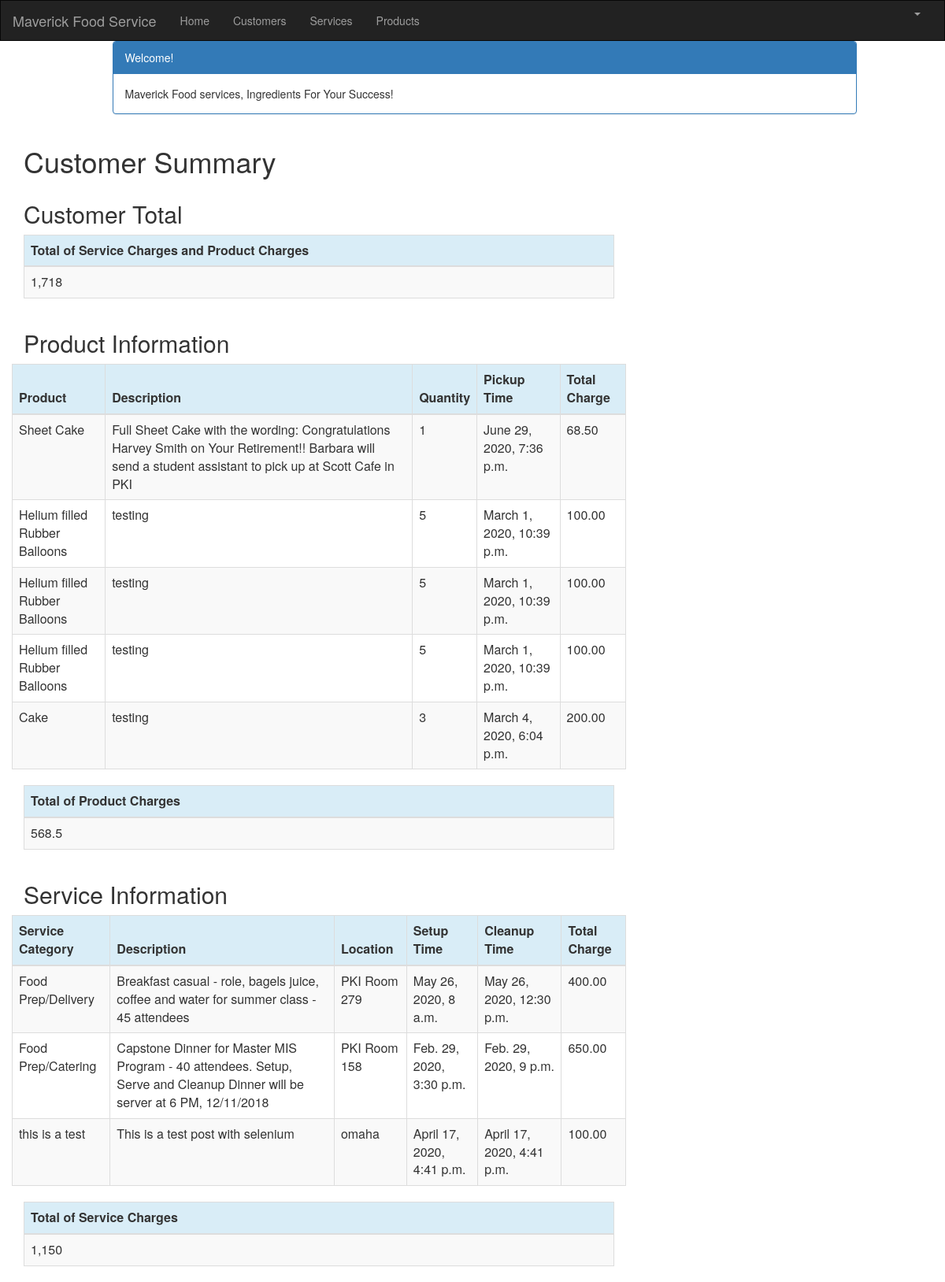
The page /customer/1/summary/ (signed in) on the database its author committed.
### crm/models.py (models this page shows, shortened)
class Product(models.Model):
    cust_name = models.ForeignKey(Customer, on_delete=models.CASCADE, related_name='products')
    product = models.CharField(max_length=100)
    p_description = models.TextField()
    quantity = models.IntegerField()
    pickup_time = models.DateTimeField(
        default=timezone.now)
    charge = models.DecimalField(max_digits=10, decimal_places=2)
    created_date = models.DateTimeField(
        default=timezone.now)
    updated_date = models.DateTimeField(auto_now_add=True)

class Service(models.Model):
    cust_name = models.ForeignKey(Customer, on_delete=models.CASCADE, related_name='services')
    service_category = models.CharField(max_length=100)
    description = models.TextField()
    location = models.CharField(max_length=200)
    setup_time = models.DateTimeField(
        default=timezone.now)
    cleanup_time = models.DateTimeField(
        default=timezone.now)
    service_charge = models.DecimalField(max_digits=10, decimal_places=2)
    created_date = models.DateTimeField(
        default=timezone.now)
    updated_date = models.DateTimeField(auto_now_add=True)

### crm/views.py (the view)
# urls.py: path('customer/<int:pk>/summary/', views.summary, name='summary'),
@login_required
def summary(request, pk):
    customer = get_object_or_404(Customer, pk=pk)
    customers = Customer.objects.filter(created_date__lte=timezone.now())
    services = Service.objects.filter(cust_name=pk)
    products = Product.objects.filter(cust_name=pk)
    sum_service_charge = Service.objects.filter(cust_name=pk).aggregate(Sum('service_charge'))
    sum_product_charge = Product.objects.filter(cust_name=pk).aggregate(Sum('charge'))
    return render(request, 'crm/summary.html', {'customers': customers,
                                                'products': products,
                                                'services': services,
                                                'sum_service_charge': sum_service_charge,
                                                'sum_product_charge': sum_product_charge, })

### crm/templates/crm/summary.html
{% extends 'crm/base.html' %}
{% block content %}
{% load mathfilters %}
{% load humanize %}
<div class="container">
    <div class="row">
        <div class="col-md-10 col-md-offset-1">
            <div class="panel panel-primary">
                <div class="panel-heading">Welcome!</div>
                <div class="panel-body">
                    Maverick Food services, Ingredients For Your Success!
                </div>
            </div>
        </div>
    </div>
</div>
<div class="row">
    <h1 style="padding-left: 15Px">Customer Summary</h1>
</div>
    <div class="row">
        <h2 style="padding-left: 15Px">Customer Total</h2>
    </div>
           <table class="table table-striped table-bordered table-hover">
        <thead>
            <tr class="bg-info">
                <th>Total of Service Charges and Product Charges</th>
            </tr>
        </thead>
        <tbody>
            <tr>
                <td>{{ sum_service_charge.service_charge__sum|add:sum_product_charge.charge__sum|intcomma}}</td>
            </tr>
        </tbody>
    </table>
    <div class="row">
        <h2 style="padding-left: 15Px">Product Information</h2>
    </div>
    <div class="row">
        <table class="table table-striped table-bordered table-hover">
            <thead>
            <tr class="bg-info">
                <th>Product</th>
                <th>Description</th>
                <th>Quantity</th>
                <th>Pickup Time</th>
                <th>Total Charge</th>
            </tr>
            </thead>
            <tbody>
            {% for product in products %}
                <tr>
                    <td>{{ product.product }}</td>
                    <td>{{ product.p_description }}</td>
                    <td>{{ product.quantity|intcomma }}</td>
                    <td>{{ product.pickup_time }}</td>
                    <td>{{ product.charge|intcomma }}</td>
                </tr>
            {% endfor %}
            </tbody>
        </table>
    </div>
        <table class="table table-striped table-bordered table-hover">
        <thead>
            <tr class="bg-info">
                <th>Total of Product Charges</th>
            </tr>
        </thead>
        <tbody>
            <tr>
                <td>{{ sum_product_charge.charge__sum|intcomma }}</td>
            </tr>
        </tbody>
    </table>
    <div class="row">
        <h2 style="padding-left: 15Px">Service Information</h2>
    </div>
    <div class="row">
        <table class="table table-striped table-bordered table-hover">
            <thead>
            <tr class="bg-info">
                <th>Service Category</th>
                <th>Description</th>
                <th>Location</th>
                <th>Setup Time</th>
                <th>Cleanup Time</th>
                <th>Total Charge</th>
            </tr>
            </thead>
            <tbody>
            {% for service in services %}
                <tr>
                   <td>{{ service.service_category }}</td>
                     <td>{{ service.description }}</td>
                    <td>{{ service.location }}</td>
                    <td>{{ service.setup_time }}</td>
                    <td>{{ service.cleanup_time }}</td>
                    <td>{{ service.service_charge|intcomma }}</td>
                </tr>
            {% endfor %}
            </tbody>
        </table>
    </div>
        <table class="table table-striped table-bordered table-hover">
        <thead>
            <tr class="bg-info">
                <th>Total of Service Charges</th>
            </tr>
        </thead>
        <tbody>
            <tr>
                <td>{{ sum_service_charge.service_charge__sum|intcomma }}</td>
            </tr>
        </tbody>
    </table>
{% endblock %}

### rows shown on the page
Product: product "Sheet Cake", p_description "Full Sheet Cake with the wording: Congratulations Harvey Smith on Your Retirement!! Barbara will send a student assistant to pick up at Scott Cafe in PKI", quantity "1", pickup_time "June 29, 2020, 7:36 p.m.", charge "68.50"
Product: product "Helium filled Rubber Balloons", p_description "testing", quantity "5", pickup_time "March 1, 2020, 10:39 p.m.", charge "100.00"
Product: product "Helium filled Rubber Balloons", p_description "testing", quantity "5", pickup_time "March 1, 2020, 10:39 p.m.", charge "100.00"
Product: product "Helium filled Rubber Balloons", p_description "testing", quantity "5", pickup_time "March 1, 2020, 10:39 p.m.", charge "100.00"
Product: product "Cake", p_description "testing", quantity "3", pickup_time "March 4, 2020, 6:04 p.m.", charge "200.00"
Service: service_category "Food Prep/Delivery", description "Breakfast casual - role, bagels juice, coffee and water for summer class - 45 attendees", location "PKI Room 279", setup_time "May 26, 2020, 8 a.m.", cleanup_time "May 26, 2020, 12:30 p.m.", service_charge "400.00"
Service: service_category "Food Prep/Catering", description "Capstone Dinner for Master MIS Program - 40 attendees. Setup, Serve and Cleanup Dinner will be server at 6 PM, 12/11/2018", location "PKI Room 158", setup_time "Feb. 29, 2020, 3:30 p.m.", cleanup_time "Feb. 29, 2020, 9 p.m.", service_charge "650.00"
Service: service_category "this is a test", description "This is a test post with selenium", location "omaha", setup_time "April 17, 2020, 4:41 p.m.", cleanup_time "April 17, 2020, 4:41 p.m.", service_charge "100.00"

### other values the page prints
{{ sum_product_charge.charge__sum|intcomma }} "568.5"
{{ sum_service_charge.service_charge__sum|intcomma }} "1,150"
